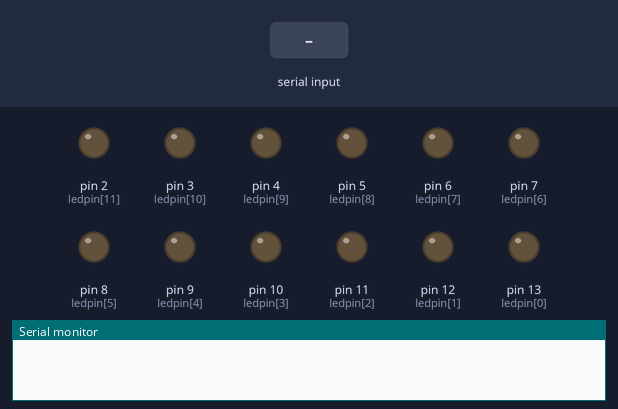
Bench run of a sketch on a simulated Arduino Uno, built with avr-gcc and run on an emulated ATmega328P. Shown: output pins drawn as LEDs (lit = HIGH), the last lines printed to the serial monitor. The inputs (shaded band) are chosen by the test bench.

Above: at 1.2 s.
1.3 s: byte 30 received over Serial
At 2.0 s:
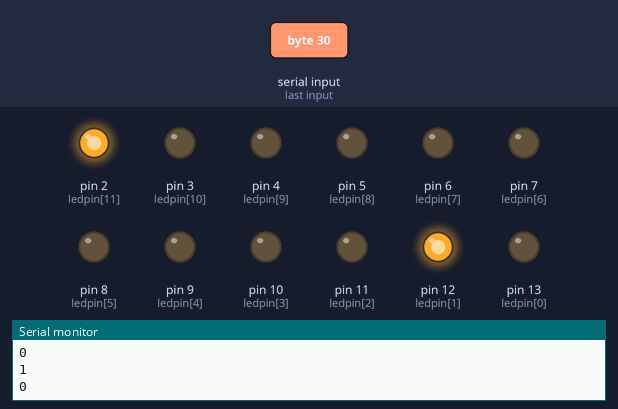
2.8 s: byte 90 received over Serial
At 3.1 s:
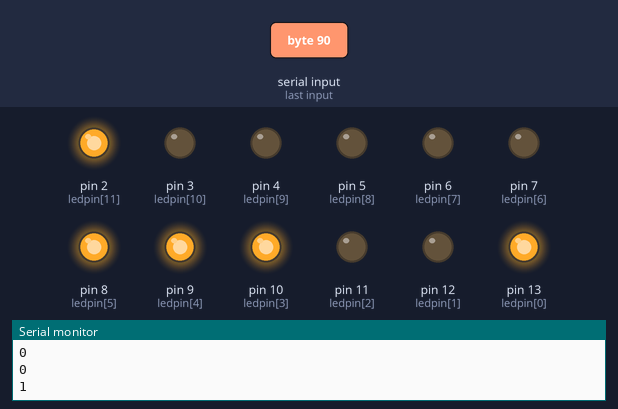
4.3 s: byte 120 received over Serial
At 5.4 s:
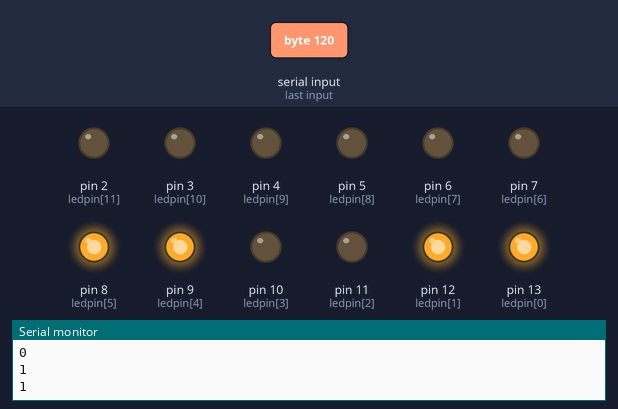
Timing chart, 0 to 7.3 s (numbered marks = the images above; inputs shaded):
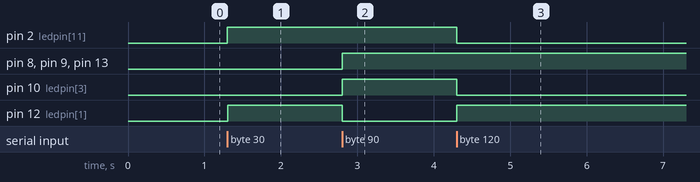

Measured:
- after the input at 1.3 s, pin 2 (ledpin[11]), pin 12 (ledpin[1]): LOW → HIGH at once
- after the input at 2.8 s, pin 8 (ledpin[5]), pin 9 (ledpin[4]), pin 10 (ledpin[3]), pin 13 (ledpin[0]): LOW → HIGH at once; pin 12 (ledpin[1]): HIGH → LOW at once
- after the input at 4.3 s, pin 2 (ledpin[11]), pin 10 (ledpin[3]): HIGH → LOW at once; pin 12 (ledpin[1]): LOW → HIGH at once

The sketch:

braillemodule_ver_led.ino
```cpp
/***************************************
 * PKNU ICE 201211682 Lee Eun Yeong
 * Capstone Design - Project 'Tip_Flat'
 * character => braille
 * Rx module
 * LED Output
 * * last updated 170429 16:35
 **************************************/
char input_char, output_char, output_led, capital_led;

//set led_PinMap
const int ledpin[12] = {13,12,11,10,9,8,7,6,5,4,3,2};

//set braille code
const int braille[28]={
  0b100000, //a
  0b101000, //b
  0b110000, //c
  0b110100, //d
  0b100100, //e
  0b111000, //f
  0b111100, //g
  0b101100, //h
  0b011000, //i
  0b011100, //j
  0b100010, //k
  0b101010, //l
  0b110010, //m
  0b110110, //n
  0b100110, //o
  0b111010, //p
  0b111110, //q
  0b101110, //r
  0b011010, //s
  0b011110, //t
  0b100011, //u
  0b101011, //v
  0b011101, //w
  0b110011, //x
  0b110111, //y
  0b100111, //z
  0b000111, //eng_start
  0b000001  //capital_start
  };
//braille code mk.2
/***************************************
const int braille[74]={
  0b000000, //공백(space)
  0b100000, //a
  0b101000, //b
  0b110000, //c
  0b110100, //d
  0b100100, //e
  0b111000, //f
  0b111100, //g
  0b101100, //h
  0b011000, //i
  0b011100, //j
  0b100010, //k
  0b101010, //l
  0b110010, //m
  0b110110, //n
  0b100110, //o
  0b111010, //p
  0b111110, //q
  0b101110, //r
  0b011010, //s
  0b011110, //t
  0b100011, //u
  0b101011, //v
  0b011101, //w
  0b110011, //x
  0b110111, //y
  0b100111, //z
  0b000111, //eng_start
  0b000001,  //capital_start
  0b100000, //1
  0b101000, //2
  0b110000, //3
  0b110100, //4
  0b100100, //5
  0b111000, //6
  0b111100, //7
  0b101100, //8
  0b011000, //9
  0b011100, //0
  0b000010, //.
  0b001000, //,
  0b001001, //+
  0b000110, //-
  0b100001, //*
  0b001100, // (= ,1)
  0b001100,  // (= ,2)
  0b001110, //온점(.)
  0b000100, //콜론 (: ,1)
  0b001000, //콜론 (: ,2)
  0b000101, //세미콜론 (;, 1)
  0b001010, //세미콜론 (;, 2)
  0b111000, // 느낌표(!)
  0b100001, // 빗금(/, 1)
  0b101010, // 빗금(/, 2)
  0b001000, // 반점(,)
  0b001011, // 큰따옴표(", 1)
  0b000111, // 큰따옴표(", 2)
  0b001000, // 가운데점(.)
  0b000001, // 작은따옴표(', 1)
  0b001011, // 작은따옴표(', 2)
  0b000111, // 작은따옴표(', 3)
  0b000010, // 작은따옴표(', 4)
  0b000111, // 소괄호 ( ( )
  0b000011, // 소괄호 ( ) )
  0b000011, // 물결표(~, 1)
  0b000011, // 물결표(~,2)
  0b001011, // 중괄호({, 1)
  0b001010, // 중괄호({, 2)
  0b000101, // 중괄호(}, 3)
  0b000111, // 중괄호(}, 4)
  0b001011, // 대괄호([, 1)
  0b000010, // 대괄호([, 2)
  0b000001, // 대괄호(], 3)
  0b000111, // 대괄호(], 4)
  };
  **************************************/

void setup() {
  //Serial 통신, Rx
  Serial.begin(9600);
  //핀 할당.
  for(int i=0;i<12;i++){
    pinMode(ledpin[i],OUTPUT);
  }
}

void loop() {

  //시리얼 입력시에만 작동.
  if(Serial.available()){
    input_char = Serial.read();
    //input_char log
    Serial.println((int)input_char);

    if(input_char >=97){
      output_char=input_char-97;

      //output_char log
      Serial.println((int)output_char);

      //Ascii => braille
      output_led=braille[(int)output_char];

      for(int i=11; i>=6; i--){
       digitalWrite(ledpin[i],0);
      }
    }else{
      output_char=input_char-65;
      //output_char log
      Serial.println((int)output_char);

      //Ascii => braille
      capital_led=braille[27];
      output_led=braille[(int)output_char];

      for(int i=11; i>=6; i--){
        //output log
       Serial.println(capital_led&0b000001);
       //braille output
       digitalWrite(ledpin[i],(capital_led&0b000001));
       //output_led 오른쪽으로 한칸 쉬프트
       capital_led=capital_led>>1;
      }
    }

    for(int i=5; i>=0; i--){
      //output log
     Serial.println(output_led&0b000001);
     //braille output
     digitalWrite(ledpin[i],(output_led&0b000001));
     //output_led 오른쪽으로 한칸 쉬프트
     output_led=output_led>>1;
    }

  }
}
```
